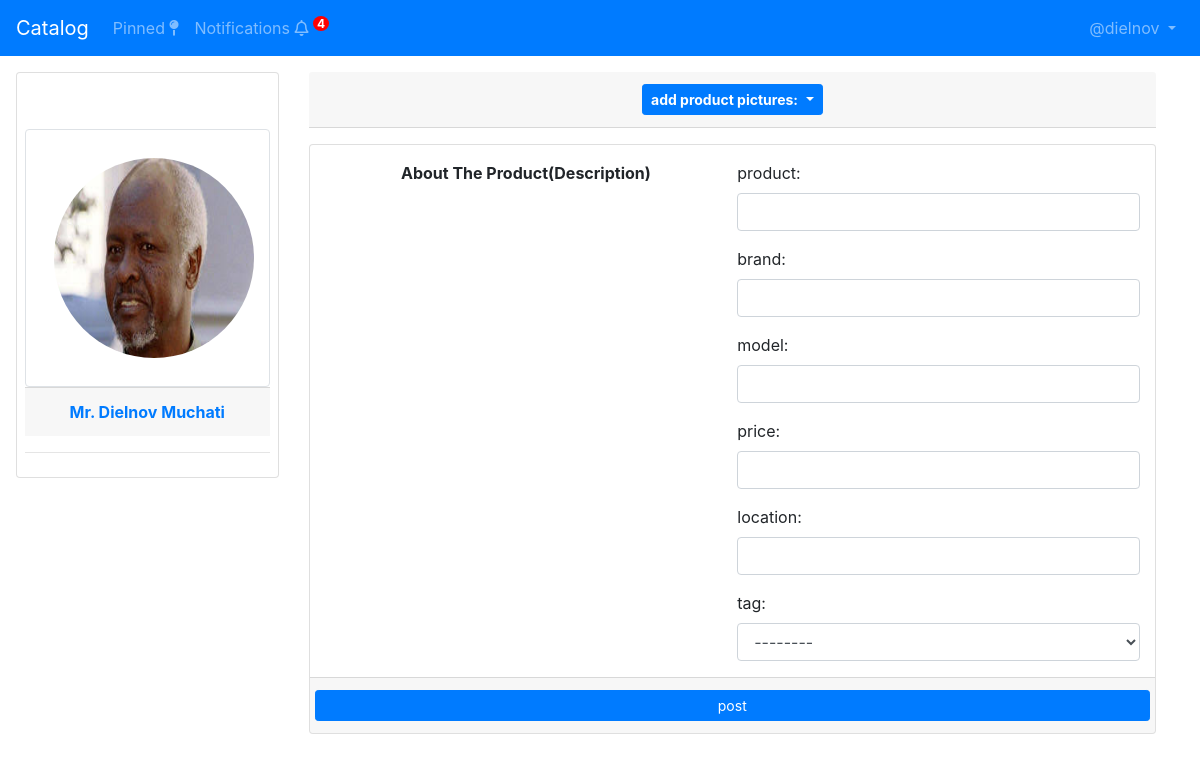
The page /post (signed in) on the database its author committed.
### bank/models.py (models this page shows, shortened)
class Account(AbstractBaseUser):
    email = models.EmailField(
        verbose_name='email', max_length=60, unique=True)
    username = models.CharField(max_length=30, unique=True)
    isCorporate = models.BooleanField(default=False)
    physicalAddress = models.CharField(max_length=60)
    postalAddress = models.CharField(max_length=60)
    phone = models.CharField(max_length=30)
    date_joined = models.DateTimeField(
        verbose_name='date joined', auto_now_add=True)
    last_login = models.DateTimeField(
        verbose_name='last login', auto_now=True)
    is_active = models.BooleanField(default=True)
    is_staff = models.BooleanField(default=False)
    is_admin = models.BooleanField(default=False)
    is_superuser = models.BooleanField(default=False)
    USERNAME_FIELD = 'email'
    REQUIRED_FIELDS = ['username', 'isCorporate']
    objects = MyAccountManager()
    class Meta:
        verbose_name = _('user')
        verbose_name_plural = _('users')
    def __str__(self):
        if self.isCorporate:
            try:
                return CorporateAccount.objects.get(account=self).legalEntityName
            except:
                return self.username
        else:
            try:
                ind = IndividualAccount.objects.get(account=self)
                return ind.title + ' ' + ind.firstName + ' ' + ind.lastName
            except:
                return self.username

class IndividualAccount(models.Model):
    account = models.ForeignKey(
        Account, on_delete=models.CASCADE)
    title = models.CharField(max_length=8)
    firstName = models.CharField(max_length=60)
    middleName = models.CharField(max_length=60, blank=True)
    lastName = models.CharField(max_length=60)
    isMale = models.BooleanField()
    maidenName = models.CharField(max_length=60, blank=True)
    passportPhoto = models.ImageField(upload_to=user_passportPhoto_uploader)
    nationalID = models.CharField(max_length=60)
    dob = models.CharField(max_length=60)
    maritalStatus = models.CharField(max_length=60)
    countryOfResidence = models.CharField(max_length=60)
    Nationality = models.CharField(max_length=60)
    passportNum = models.CharField(max_length=60)
    passportIssuerCountry = models.CharField(max_length=60)
    passportIssueDate = models.CharField(max_length=60)
    passportExpiryDate = models.CharField(max_length=60)
    yearsAtResidence = models.CharField(max_length=60)
    residentialStatus = models.CharField(max_length=60)
    sourceOfIncome = models.CharField(max_length=60)
    workAddress = models.CharField(max_length=60)
    workPhone = models.CharField(max_length=60)
    workDesignation = models.CharField(max_length=60)
    grossMonthlyIncome = models.CharField(max_length=60)
    otherSourceOfIncome = models.CharField(max_length=60)
    kin_fname = models.CharField(max_length=60)
    kin_sname = models.CharField(max_length=60)
    kin_phone = models.CharField(max_length=60)
    kin_address = models.CharField(max_length=60)
    kin_passportPhoto = models.ImageField(
        upload_to=kin_passportPhoto_uploader)

### bank/views.py (the view)
# urls.py: path('post', post, name='post'),
@login_required
def post(request):
    context = {}
    notifications = Claim.objects.filter(account=request.user, viewed=False)
    context['notifications'] = notifications
    if request.method == "POST":
        form = ProductForm(request.POST, request.FILES)
        if form.is_valid():
            form.save()
        else:
            print(form.errors)
        return redirect('bank:catalog')
    else:
        form = ProductForm()
        context['form'] = form
        return render(request, 'loans/post_form.html', context)

### bank/forms.py
class ProductForm(forms.ModelForm):
    class Meta:
        model = Product
        fields = '__all__'

### bank/templates/loans/post_form.html (shortened to what this page needs)
{% extends "loans/base.html" %} {% load static %}
{% block inCol9 %}
<form enctype="multipart/form-data" method="POST">
  <div class="form-group">
    <div class="card-header text-center">
      <ul class="navbar-nav">
        <li class="dropdown">
          <a class="dropdown-toggle btn btn-sm btn-primary" href="#" id="navbardrop" data-toggle="dropdown">
            <strong>add product pictures:</strong>
          </a>
        </li>
      </ul>
    </div>
  </div>
  <div class="card">
    <div class="container pt-3">
      <div class="form-row">
        <div class="col">
          <div class="form-group text-center">
            <label>
              <strong>About The Product(Description)</strong>
            </label>
            <br>
          </div>
        </div>
        <div class="col">
          <div class="form-group">
            <div>
              <label for=""><span>product:</span></label>
              <input class="form-control" type="text" maxlength="30" required name="productName" id="id_productName" />
            </div>
          </div>
          <div class="form-group">
            <div>
              <label for=""><span>brand:</span></label>
              <input class="form-control" type="text" name="productbrand" maxlength="30" required
                id="id_productbrand" />
            </div>
          </div>
          <div class="form-group">
            <div>
              <label for=""><span>model:</span></label>
              <input class="form-control" type="text" name="productModel" maxlength="30" required
                id="id_productModel" />
            </div>
          </div>
          <div class="form-group">
            <div>
              <label for=""><span>price:</span></label>
              <input class="form-control" type="text" required name="price" id="id_price" />
            </div>
          </div>
          <div class="form-group">
            <div>
              <label for=""><span>location:</span></label>
              <input class="form-control" type="text" required name="location" id="id_location" />
            </div>
          </div>
          <div class="form-group">
            <div>
              <label for=""><span>tag:</span></label>
              <select required class="form-control" name="tag" id="id_tag">
                <option value="">--------</option>
              </select>
            </div>
          </div>
        </div>
      </div>
    </div>
    <div class="card-footer">
      <div class="row">
        <input type="submit" value="post" class="btn btn-block btn-sm btn-primary" />
      </div>
    </div>
  </div>
</form>
{% endblock inCol9 %}

### bank/templates/loans/base.html (shortened to what this page needs)
{% load static %}
<!DOCTYPE html>
<html lang="en">
<head>
    <link rel="stylesheet" href="{% static 'loans/base.css' %}" />
    <link rel="stylesheet" href="{% static 'bootstrap441/css/bootstrap.min.css' %}" />
    <link rel="stylesheet" href="{% static 'fontawesome513/css/all.css' %}" />
</head>
<body>
    <header class="sticky-top mb-3">
        <nav class="navbar navbar-expand bg-primary navbar-dark">
            <a class="navbar-brand" href="{% url 'bank:catalog' %}">Catalog</a>
            <ul class="mr-auto navbar-nav">
                <li class="nav-item">
                    <a href="{% url 'bank:claims' %}" class="nav-link">
                        Pinned
                        <i class="fas fa-map-pin"></i>
                    </a>
                </li>
                <li class="nav-item">
                    <a href="{% url 'bank:notifications' %}" class="nav-link">
                        Notifications
                        <i class="far fa-bell"></i>
                        <sup class="Num"></sup>
                    </a>
                </li>
            </ul>
            <ul class="ml-auto navbar-nav">
                <li class="nav-item dropdown">
                    <a class="nav-link dropdown-toggle" href="#" id="navbardrop" data-toggle="dropdown">
                        @{{ request.user.username }}
                    </a>
                </li>
            </ul>
        </nav>
    </header>
    <main>
        <div class="container pl-0 ml-3 pr-0 mr-3">
            <div class="row">
                <div style="z-index: 1;" class="col-xl-3">
                    <div class="sticky-top card p-2">
                        <div class="card-body text-center img-thumbnail">
                            <img class="rounded-circle m-2" {% if request.user.isCorporate %}
                                {% for corporate in request.user.corporateaccount_set.all %}
                                src="{{ corporate.logo.url }}" {% endfor %} {% else %}
                                {% for individual in request.user.individualaccount_set.all %}
                                src="{{individual.passportPhoto.url}}" {% endfor %} {% endif %}
                                {% if request.user.isCorporate %}
                                {% for corporate in request.user.corporateaccount_set.all %}
                                alt="{{ corporate.tradingAs }} Logo" {% endfor %} {% else %}
                                {% for individual in request.user.individualaccount_set.all %}
                                alt="{{ individual.title}} {{individual.firstName}} {{individual.lastName}}"
                                {% endfor %} {% endif %} height="200" width="200">
                        </div>
                        <div class="card-footer text-center">
                            <a href=""><Strong>
                                    {% if request.user.isCorporate %}
                                    {% for corporate in request.user.corporateaccount_set.all %}
                                    {{ corporate.legalEntityName }} {% endfor %} {% else %}
                                    {% for individual in request.user.individualaccount_set.all %}
                                    {{ individual.title}} {{individual.firstName}} {{individual.lastName}}
                                    {% endfor %} {% endif %}</Strong></a>
                        </div>
                        <hr>
                    </div>
                    <br>
                </div>
                <div class="col-xl-9">
                    {% block inCol9 %}
                    {% endblock inCol9 %}
                </div>
            </div>
        </div>
    </main>
</body>
</html>

### bank/templates/loans/base.html (style rules this page uses)
.Num:before { font-size: 12px; top: -20px; right: 20px; width: 20px; height: 20px; text-align: center; border-radius: 50%; background: red; padding-left: 4px; padding-right: 4px; color: white; content: attr(data-count); font-weight: bold; }

### rows shown on the page
Account: user.username "dielnov"
IndividualAccount: passportPhoto (picture), title "Mr.", firstName "Dielnov", lastName "Muchati"
